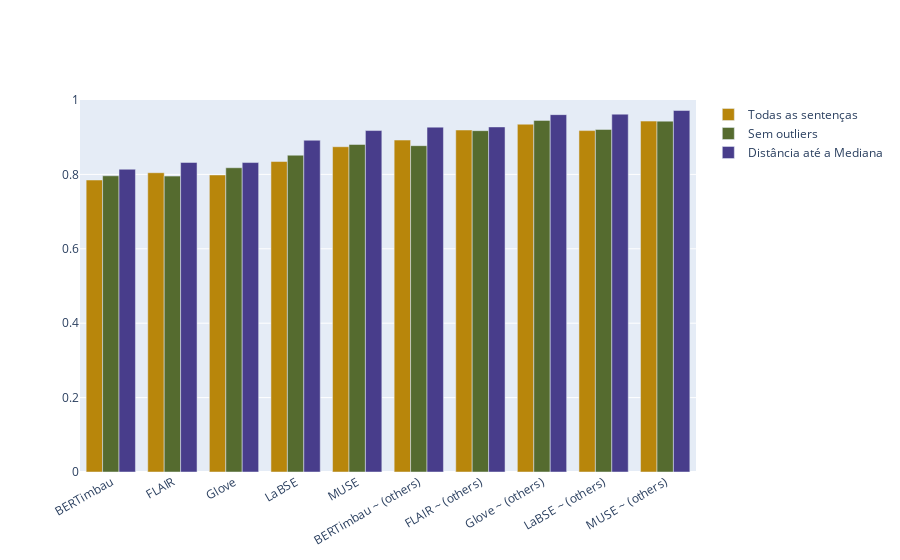

The code cell stored with this chart in its notebook:
### Code cell
import copy

results_merged = copy.deepcopy(results)

for variation in results_without_others_intent.keys():
  for embedding_key in results_without_others_intent[variation].keys():
    new_key = f'{embedding_key} ~ (others)'
    results_merged[variation][new_key] = results_without_others_intent[variation][embedding_key]
    
plot_chart(results_merged)

### Figure 1 — Plotly figure (JSON) as saved in the notebook; plotly's stock layout.template omitted (floating-point values rounded to 4 significant figures)
{"data": [{"marker": {"color": "DarkGoldenRod"}, "name": "Todas as sentenças", "type": "bar", "x": ["BERTimbau", "FLAIR", "Glove", "LaBSE", "MUSE", "BERTimbau ~ (others)", "FLAIR ~ (others)", "Glove ~ (others)", "LaBSE ~ (others)", "MUSE ~ (others)"], "y": [0.7849, 0.8045, 0.7985, 0.8346, 0.8744, 0.8923, 0.9193, 0.9349, 0.9178, 0.9433]}, {"marker": {"color": "DarkOliveGreen"}, "name": "Sem outliers", "type": "bar", "x": ["BERTimbau", "FLAIR", "Glove", "LaBSE", "MUSE", "BERTimbau ~ (others)", "FLAIR ~ (others)", "Glove ~ (others)", "LaBSE ~ (others)", "MUSE ~ (others)"], "y": [0.7963, 0.7954, 0.8179, 0.8516, 0.8805, 0.8772, 0.9176, 0.9452, 0.9208, 0.9432]}, {"marker": {"color": "DarkSlateBlue"}, "name": "Distância até a Mediana", "type": "bar", "x": ["BERTimbau", "FLAIR", "Glove", "LaBSE", "MUSE", "BERTimbau ~ (others)", "FLAIR ~ (others)", "Glove ~ (others)", "LaBSE ~ (others)", "MUSE ~ (others)"], "y": [0.8139, 0.8322, 0.8319, 0.8918, 0.9179, 0.927, 0.9276, 0.9607, 0.9619, 0.9719]}], "layout": {"barmode": "group", "xaxis": {"tickangle": -30}, "yaxis": {"range": [0, 1]}}}
